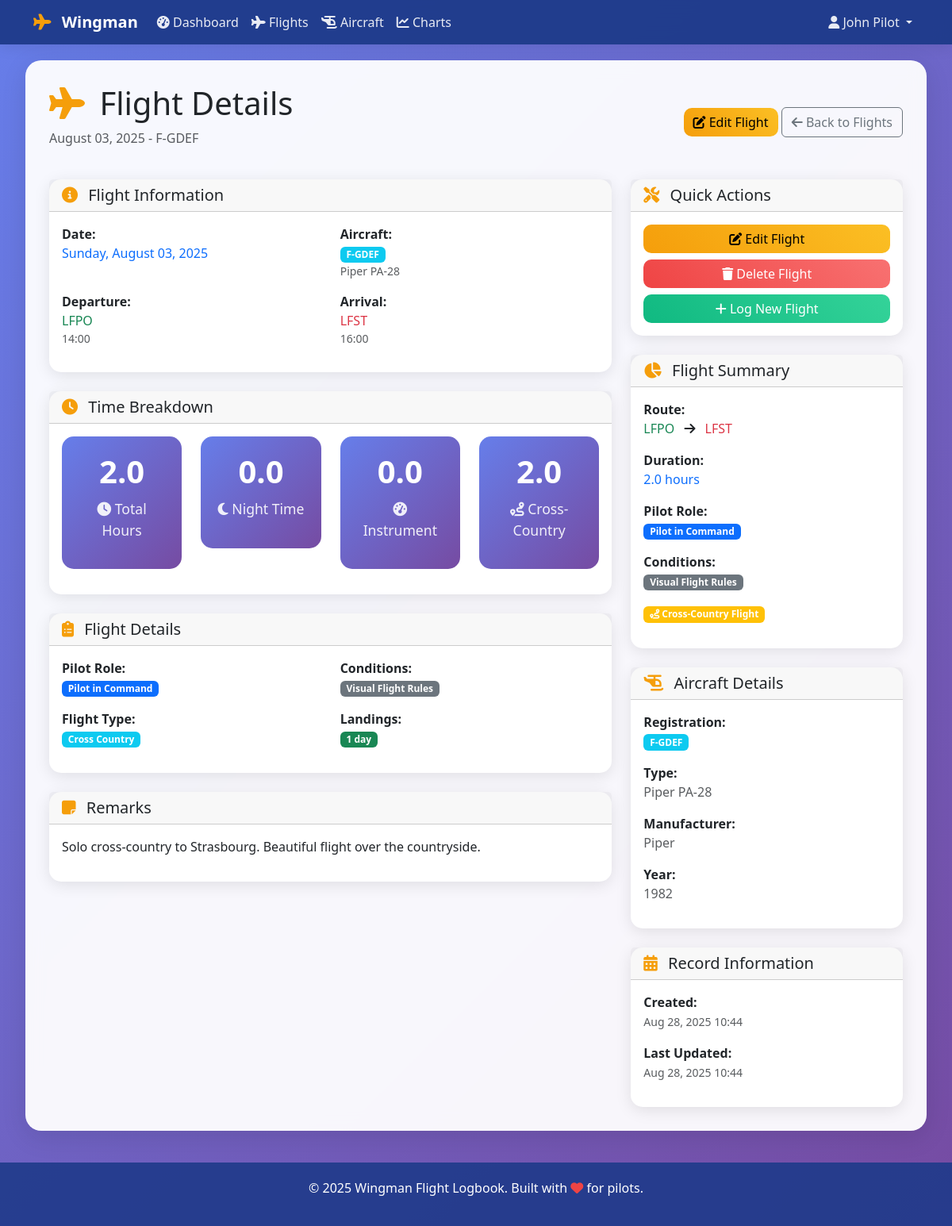
The app's page /flights/2/ (signed in) with its own data.
### logbook/models.py (models this page shows, shortened)
class Flight(models.Model):
    PILOT_ROLE_CHOICES = [
        ('PIC', 'Pilot in Command'),
        ('SIC', 'Second in Command'),
        ('DUAL', 'Dual Instruction'),
        ('SOLO', 'Solo Flight'),
    ]
    CONDITIONS_CHOICES = [
        ('VFR', 'Visual Flight Rules'),
        ('IFR', 'Instrument Flight Rules'),
        ('SVFR', 'Special VFR'),
    ]
    FLIGHT_TYPE_CHOICES = [
        ('LOCAL', 'Local Flight'),
        ('CROSS_COUNTRY', 'Cross Country'),
        ('NIGHT', 'Night Flight'),
        ('INSTRUMENT', 'Instrument Flight'),
        ('TOWER', 'Tower Controlled'),
        ('UNCONTROLLED', 'Uncontrolled Airspace'),
    ]
    pilot = models.ForeignKey(User, on_delete=models.CASCADE, related_name='flights')
    date = models.DateField()
    aircraft = models.ForeignKey(Aircraft, on_delete=models.CASCADE)
    departure_aerodrome = models.CharField(max_length=100)
    arrival_aerodrome = models.CharField(max_length=100)
    pilot_role = models.CharField(max_length=4, choices=PILOT_ROLE_CHOICES, default='PIC')
    conditions = models.CharField(max_length=4, choices=CONDITIONS_CHOICES, default='VFR')
    flight_type = models.CharField(max_length=15, choices=FLIGHT_TYPE_CHOICES, default='LOCAL')
    departure_time = models.TimeField()
    arrival_time = models.TimeField()
    total_time = models.DecimalField(max_digits=4, decimal_places=1, validators=[MinValueValidator(Decimal('0.1'))])
    night_time = models.DecimalField(max_digits=4, decimal_places=1, default=0, validators=[MinValueValidator(Decimal('0.0'))])
    instrument_time = models.DecimalField(max_digits=4, decimal_places=1, default=0, validators=[MinValueValidator(Decimal('0.0'))])
    cross_country_time = models.DecimalField(max_digits=4, decimal_places=1, default=0, validators=[MinValueValidator(Decimal('0.0'))])
    instructor_name = models.CharField(max_length=100, blank=True)
    instructor_rating = models.CharField(max_length=50, blank=True)
    remarks = models.TextField(blank=True)
    landings_day = models.PositiveIntegerField(default=0)
    landings_night = models.PositiveIntegerField(default=0)
    created_at = models.DateTimeField(auto_now_add=True)
    updated_at = models.DateTimeField(auto_now=True)
    class Meta:
        ordering = ['-date', '-departure_time']
        verbose_name = "Flight"
        verbose_name_plural = "Flights"
    @property
    def is_cross_country(self):
        return self.flight_type == 'CROSS_COUNTRY' or self.cross_country_time > 0
    @property
    def is_night_flight(self):
        return self.night_time > 0

class Aircraft(models.Model):
    registration = models.CharField(max_length=10, unique=True, help_text="Aircraft registration (e.g., F-GABC)")
    type = models.CharField(max_length=50, help_text="Aircraft type (e.g., Cessna 152)")
    manufacturer = models.CharField(max_length=50, blank=True)
    year_manufactured = models.IntegerField(blank=True, null=True)
    total_time = models.DecimalField(max_digits=8, decimal_places=1, default=0, help_text="Total aircraft time in hours")

### logbook/views.py (the view)
# urls.py: path('flights/<int:pk>/', views.FlightDetailView.as_view(), name='flight-detail'),
class FlightDetailView(LoginRequiredMixin, UserPassesTestMixin, DetailView):
    model = Flight
    template_name = 'logbook/flight_detail.html'
    context_object_name = 'flight'
    def test_func(self):
        flight = self.get_object()
        return flight.pilot == self.request.user

### templates/logbook/flight_detail.html (shortened to what this page needs)
{% extends 'base.html' %} {% load static %}  {% block content %}
<div class="row">
  <div class="col-12">
    <div class="d-flex justify-content-between align-items-center mb-4">
      <div>
        <h1 class="mb-2">
          <i class="fas fa-plane aviation-icon"></i>
          Flight Details
        </h1>
        <p class="text-muted">
          {{ flight.date|date:"F d, Y" }} - {{ flight.aircraft.registration }}
        </p>
      </div>
      <div>
        <a href="{% url 'flight-update' flight.pk %}" class="btn btn-warning">
          <i class="fas fa-edit"></i> Edit Flight
        </a>
        <a href="{% url 'flight-list' %}" class="btn btn-outline-secondary">
          <i class="fas fa-arrow-left"></i> Back to Flights
        </a>
      </div>
    </div>
  </div>
</div>
<div class="row">
  <div class="col-lg-8">
    <div class="card mb-4">
      <div class="card-header">
        <h5 class="card-title mb-0">
          <i class="fas fa-info-circle aviation-icon"></i>
          Flight Information
        </h5>
      </div>
      <div class="card-body">
        <div class="row">
          <div class="col-md-6 mb-3">
            <strong>Date:</strong><br />
            <span class="text-primary">{{ flight.date|date:"l, F d, Y" }}</span>
          </div>
          <div class="col-md-6 mb-3">
            <strong>Aircraft:</strong><br />
            <span class="badge bg-info"
              >{{ flight.aircraft.registration }}</span
            >
            <small class="text-muted d-block">{{ flight.aircraft.type }}</small>
          </div>
          <div class="col-md-6 mb-3">
            <strong>Departure:</strong><br />
            <span class="text-success">{{ flight.departure_aerodrome }}</span>
            <small class="text-muted d-block"
              >{{ flight.departure_time|time:"H:i" }}</small
            >
          </div>
          <div class="col-md-6 mb-3">
            <strong>Arrival:</strong><br />
            <span class="text-danger">{{ flight.arrival_aerodrome }}</span>
            <small class="text-muted d-block"
              >{{ flight.arrival_time|time:"H:i" }}</small
            >
          </div>
        </div>
      </div>
    </div>
    <div class="card mb-4">
      <div class="card-header">
        <h5 class="card-title mb-0">
          <i class="fas fa-clock aviation-icon"></i>
          Time Breakdown
        </h5>
      </div>
      <div class="card-body">
        <div class="row">
          <div class="col-md-3 mb-3 text-center">
            <div class="stats-card">
              <h3>{{ flight.total_time }}</h3>
              <p><i class="fas fa-clock"></i> Total Hours</p>
            </div>
          </div>
          <div class="col-md-3 mb-3 text-center">
            <div class="stats-card">
              <h3>{{ flight.night_time }}</h3>
              <p><i class="fas fa-moon"></i> Night Time</p>
            </div>
          </div>
          <div class="col-md-3 mb-3 text-center">
            <div class="stats-card">
              <h3>{{ flight.instrument_time }}</h3>
              <p><i class="fas fa-tachometer-alt"></i> Instrument</p>
            </div>
          </div>
          <div class="col-md-3 mb-3 text-center">
            <div class="stats-card">
              <h3>{{ flight.cross_country_time }}</h3>
              <p><i class="fas fa-route"></i> Cross-Country</p>
            </div>
          </div>
        </div>
      </div>
    </div>
    <div class="card mb-4">
      <div class="card-header">
        <h5 class="card-title mb-0">
          <i class="fas fa-clipboard-list aviation-icon"></i>
          Flight Details
        </h5>
      </div>
      <div class="card-body">
        <div class="row">
          <div class="col-md-6 mb-3">
            <strong>Pilot Role:</strong><br />
            <span class="badge bg-primary"
              >{{ flight.get_pilot_role_display }}</span
            >
          </div>
          <div class="col-md-6 mb-3">
            <strong>Conditions:</strong><br />
            <span class="badge bg-secondary"
              >{{ flight.get_conditions_display }}</span
            >
          </div>
          <div class="col-md-6 mb-3">
            <strong>Flight Type:</strong><br />
            <span class="badge bg-info"
              >{{ flight.get_flight_type_display }}</span
            >
          </div>
          <div class="col-md-6 mb-3">
            <strong>Landings:</strong><br />
            <span class="badge bg-success">{{ flight.landings_day }} day</span>
          </div>
        </div>
      </div>
    </div>
    {% if flight.remarks %}
    <div class="card mb-4">
      <div class="card-header">
        <h5 class="card-title mb-0">
          <i class="fas fa-sticky-note aviation-icon"></i>
          Remarks
        </h5>
      </div>
      <div class="card-body">
        <p class="mb-0">{{ flight.remarks|linebreaks }}</p>
      </div>
    </div>
    {% endif %}
  </div>
  <div class="col-lg-4">
    <div class="card mb-4">
      <div class="card-header">
        <h5 class="card-title mb-0">
          <i class="fas fa-tools aviation-icon"></i>
          Quick Actions
        </h5>
      </div>
      <div class="card-body">
        <div class="d-grid gap-2">
          <a href="{% url 'flight-update' flight.pk %}" class="btn btn-warning">
            <i class="fas fa-edit"></i> Edit Flight
          </a>
          <a href="{% url 'flight-delete' flight.pk %}" class="btn btn-danger">
            <i class="fas fa-trash"></i> Delete Flight
          </a>
          <a href="{% url 'flight-create' %}" class="btn btn-success">
            <i class="fas fa-plus"></i> Log New Flight
          </a>
        </div>
      </div>
    </div>
    <div class="card mb-4">
      <div class="card-header">
        <h5 class="card-title mb-0">
          <i class="fas fa-chart-pie aviation-icon"></i>
          Flight Summary
        </h5>
      </div>
      <div class="card-body">
        <div class="mb-3">
          <strong>Route:</strong><br />
          <span class="text-success">{{ flight.departure_aerodrome }}</span>
          <i class="fas fa-arrow-right mx-2"></i>
          <span class="text-danger">{{ flight.arrival_aerodrome }}</span>
        </div>
        <div class="mb-3">
          <strong>Duration:</strong><br />
          <span class="text-primary">{{ flight.total_time }} hours</span>
        </div>
        <div class="mb-3">
          <strong>Pilot Role:</strong><br />
          <span class="badge bg-primary"
            >{{ flight.get_pilot_role_display }}</span
          >
        </div>
        <div class="mb-3">
          <strong>Conditions:</strong><br />
          <span class="badge bg-secondary"
            >{{ flight.get_conditions_display }}</span
          >
        </div>
        {% if flight.is_cross_country %}
        <div class="mb-3">
          <span class="badge bg-warning">
            <i class="fas fa-route"></i> Cross-Country Flight
          </span>
        </div>
        {% endif %}
      </div>
    </div>
    <div class="card mb-4">
      <div class="card-header">
        <h5 class="card-title mb-0">
          <i class="fas fa-helicopter aviation-icon"></i>
          Aircraft Details
        </h5>
      </div>
      <div class="card-body">
        <div class="mb-3">
          <strong>Registration:</strong><br />
          <span class="badge bg-info">{{ flight.aircraft.registration }}</span>
        </div>
        <div class="mb-3">
          <strong>Type:</strong><br />
          <span class="text-muted">{{ flight.aircraft.type }}</span>
        </div>
        {% if flight.aircraft.manufacturer %}
        <div class="mb-3">
          <strong>Manufacturer:</strong><br />
          <span class="text-muted">{{ flight.aircraft.manufacturer }}</span>
        </div>
        {% endif %} {% if flight.aircraft.year_manufactured %}
        <div class="mb-3">
          <strong>Year:</strong><br />
          <span class="text-muted"
            >{{ flight.aircraft.year_manufactured }}</span
          >
        </div>
        {% endif %}
      </div>
    </div>
    <div class="card">
      <div class="card-header">
        <h5 class="card-title mb-0">
          <i class="fas fa-calendar-alt aviation-icon"></i>
          Record Information
        </h5>
      </div>
      <div class="card-body">
        <div class="mb-3">
          <strong>Created:</strong><br />
          <small class="text-muted"
            >{{ flight.created_at|date:"M d, Y H:i" }}</small
          >
        </div>
        <div class="mb-3">
          <strong>Last Updated:</strong><br />
          <small class="text-muted"
            >{{ flight.updated_at|date:"M d, Y H:i" }}</small
          >
        </div>
      </div>
    </div>
  </div>
</div>
{% endblock %}

### templates/base.html (shortened to what this page needs)
<!DOCTYPE html>
<html lang="en">
  <head>
    <link
      href="https://cdn.jsdelivr.net/npm/bootstrap@5.3.0/dist/css/bootstrap.min.css"
      rel="stylesheet"
    />
    <link
      rel="stylesheet"
      href="https://cdnjs.cloudflare.com/ajax/libs/font-awesome/6.4.0/css/all.min.css"
    />
  </head>
  <body>
    <nav class="navbar navbar-expand-lg navbar-dark">
      <div class="container">
        <a class="navbar-brand" href="{% url 'dashboard' %}">
          <i class="fas fa-plane aviation-icon"></i>
          Wingman
        </a>
        <div class="collapse navbar-collapse" id="navbarNav">
          {% if user.is_authenticated %}
          <ul class="navbar-nav me-auto">
            <li class="nav-item">
              <a class="nav-link" href="{% url 'dashboard' %}">
                <i class="fas fa-tachometer-alt"></i> Dashboard
              </a>
            </li>
            <li class="nav-item">
              <a class="nav-link" href="{% url 'flight-list' %}">
                <i class="fas fa-plane"></i> Flights
              </a>
            </li>
            <li class="nav-item">
              <a class="nav-link" href="{% url 'aircraft-list' %}">
                <i class="fas fa-helicopter"></i> Aircraft
              </a>
            </li>
            <li class="nav-item">
              <a class="nav-link" href="{% url 'charts' %}">
                <i class="fas fa-chart-line"></i> Charts
              </a>
            </li>
          </ul>
          <ul class="navbar-nav">
            <li class="nav-item dropdown">
              <a
                class="nav-link dropdown-toggle"
                href="#"
                id="navbarDropdown"
                role="button"
                data-bs-toggle="dropdown"
              >
                <i class="fas fa-user"></i>
                {{ user.get_full_name|default:user.username }}
              </a>
            </li>
          </ul>
          {% endif %}
        </div>
      </div>
    </nav>
    <div class="container-fluid">
      <div class="main-content">
        {% block content %}{% endblock %}
      </div>
    </div>
    <footer class="footer">
      <div class="container">
        <p>
          &copy; 2025 Wingman Flight Logbook. Built with
          <i class="fas fa-heart" style="color: #ef4444"></i> for pilots.
        </p>
      </div>
    </footer>
  </body>
</html>

### templates/base.html (style rules this page uses)
:root { --primary-color: #1e3a8a; --secondary-color: #3b82f6; --accent-color: #f59e0b; --success-color: #10b981; --danger-color: #ef4444; --warning-color: #f59e0b; --info-color: #06b6d4; }
body { background: linear-gradient(135deg, #667eea 0%, #764ba2 100%); min-height: 100vh; font-family: "Segoe UI", Tahoma, Geneva, Verdana, sans-serif; }
.navbar { background: rgba(30, 58, 138, 0.95) !important; backdrop-filter: blur(10px); box-shadow: 0 2px 20px rgba(0, 0, 0, 0.1); }
.navbar-brand { font-weight: bold; color: white !important; }
.navbar-nav .nav-link { color: rgba(255, 255, 255, 0.9) !important; transition: color 0.3s ease; }
.main-content { background: rgba(255, 255, 255, 0.95); backdrop-filter: blur(10px); border-radius: 20px; box-shadow: 0 8px 32px rgba(0, 0, 0, 0.1); margin: 20px; padding: 30px; min-height: calc(100vh - 120px); }
.card { border: none; border-radius: 15px; box-shadow: 0 4px 20px rgba(0, 0, 0, 0.1); transition: transform 0.3s ease, box-shadow 0.3s ease; }
.btn-success { background: linear-gradient(45deg, var(--success-color), #34d399); border: none; border-radius: 10px; }
.btn-danger { background: linear-gradient(45deg, var(--danger-color), #f87171); border: none; border-radius: 10px; }
.btn-warning { background: linear-gradient(45deg, var(--warning-color), #fbbf24); border: none; border-radius: 10px; }
.stats-card { background: linear-gradient(135deg, #667eea 0%, #764ba2 100%); color: white; border-radius: 15px; padding: 20px; text-align: center; }
.stats-card h3 { font-size: 2.5rem; font-weight: bold; margin-bottom: 10px; }
.stats-card p { font-size: 1.1rem; opacity: 0.9; }
.navbar { z-index: 1030; }
.main-content { position: relative; z-index: 1; }
.footer { background: rgba(30, 58, 138, 0.9); color: white; text-align: center; padding: 20px; margin-top: 40px; }
.aviation-icon { color: var(--accent-color); margin-right: 8px; }

### records on screen
Flight: date "August 03, 2025", aircraft.registration "F-GDEF", date "Sunday, August 03, 2025", aircraft.type "Piper PA-28", departure_aerodrome "LFPO", departure_time "14:00", arrival_aerodrome "LFST", arrival_time "16:00", total_time "2.0", night_time "0.0", instrument_time "0.0", cross_country_time "2.0", pilot_role "Pilot in Command", conditions "Visual Flight Rules", flight_type "Cross Country", landings_day "1", remarks "Solo cross-country to Strasbourg. Beautiful flight over the countryside.", aircraft.manufacturer "Piper", aircraft.year_manufactured "1982", created_at "Aug 28, 2025 10:44", updated_at "Aug 28, 2025 10:44"

### other values on screen
{{ user.get_full_name|default:user.username }} "John Pilot"
